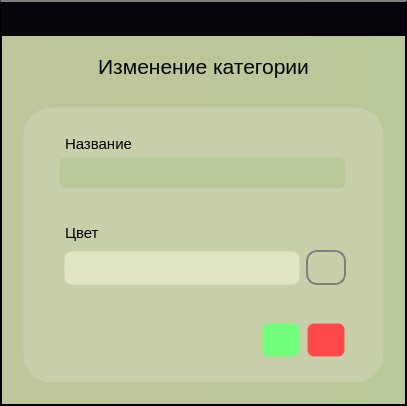
<?xml version="1.0" encoding="UTF-8"?>
<ui version="4.0">
 <class>Dialog</class>
 <widget class="QDialog" name="Dialog">
  <property name="geometry">
   <rect>
    <x>0</x>
    <y>0</y>
    <width>407</width>
    <height>406</height>
   </rect>
  </property>
  <property name="windowTitle">
   <string>Редактирование</string>
  </property>
  <property name="styleSheet">
   <string notr="true">QDialog{
border:2px solid gray;
}
*{
background-color:qlineargradient(spread:pad, x1:0, y1:0, x2:1, y2:0, stop:0 rgba(191, 198, 155, 255), stop:1 rgba(186, 201, 153, 255));
}
QTabWidget::pane {
 border: 0;
 }

QPushButton{
background-color:white;
color:black;
height:30px;
}
QTableWidget{
background-color:#071e26;
}
QTextBrowser{
background-color:#071e26;
}
Qlabel{
}
QScrollBar:vertical {
            border: 1px solid rgb(200, 208, 171);
			border-radius: 5px;
            background-color:#C8D0AB;
            width:18px;    
            margin: 0px px 3px 0px;
        }
        QScrollBar::handle:vertical {         
            min-height: 0px;
            border-top: 2px solid black;
		border-bottom: 2px solid black;
            border-radius: 4px;
            background-color: rgb(186, 201, 153);
			margin-top:-1px;
        }
QScrollBar::handle:vertical:hover {         
           background-color: #E1E5C3;
        }
QScrollBar::handle:vertical:pressed {         
           background-color:#FBFFD8;
        }

        QScrollBar::add-line:vertical {       
            height: 0px;
            subcontrol-position: bottom;
            subcontrol-origin: margin;
        }
        QScrollBar::sub-line:vertical {
            height: 0px;
            subcontrol-position: top;
            subcontrol-origin: margin;
        }

#centralwidget{
	background-color: black;
}
QPushButton{
background-color: white;
border-radius: 20px;
}
QTableWidget{
background-color:black;
}

MainWindow{
	border-radius: 10px;
}</string>
  </property>
  <layout class="QGridLayout" name="gridLayout">
   <property name="leftMargin">
    <number>0</number>
   </property>
   <property name="topMargin">
    <number>0</number>
   </property>
   <property name="rightMargin">
    <number>0</number>
   </property>
   <property name="bottomMargin">
    <number>0</number>
   </property>
   <property name="spacing">
    <number>0</number>
   </property>
   <item row="0" column="0">
    <widget class="QFrame" name="centralwidget">
     <property name="styleSheet">
      <string notr="true">#centralwidget{
border-top:2px solid gray;
}</string>
     </property>
     <property name="frameShape">
      <enum>QFrame::StyledPanel</enum>
     </property>
     <property name="frameShadow">
      <enum>QFrame::Raised</enum>
     </property>
     <layout class="QVBoxLayout" name="verticalLayout">
      <property name="spacing">
       <number>0</number>
      </property>
      <property name="leftMargin">
       <number>0</number>
      </property>
      <property name="topMargin">
       <number>0</number>
      </property>
      <property name="rightMargin">
       <number>0</number>
      </property>
      <property name="bottomMargin">
       <number>0</number>
      </property>
      <item>
       <widget class="QFrame" name="header_frame">
        <property name="minimumSize">
         <size>
          <width>0</width>
          <height>31</height>
         </size>
        </property>
        <property name="maximumSize">
         <size>
          <width>16777215</width>
          <height>33</height>
         </size>
        </property>
        <property name="styleSheet">
         <string notr="true">background-color: rgb(9, 5, 13);</string>
        </property>
        <property name="frameShape">
         <enum>QFrame::StyledPanel</enum>
        </property>
        <property name="frameShadow">
         <enum>QFrame::Raised</enum>
        </property>
        <layout class="QHBoxLayout" name="horizontalLayout_7">
         <property name="spacing">
          <number>0</number>
         </property>
         <property name="leftMargin">
          <number>0</number>
         </property>
         <property name="topMargin">
          <number>0</number>
         </property>
         <property name="rightMargin">
          <number>0</number>
         </property>
         <property name="bottomMargin">
          <number>0</number>
         </property>
         <item alignment="Qt::AlignRight|Qt::AlignTop">
          <widget class="QFrame" name="frame_11">
           <property name="minimumSize">
            <size>
             <width>95</width>
             <height>29</height>
            </size>
           </property>
           <property name="styleSheet">
            <string notr="true"/>
           </property>
           <property name="frameShape">
            <enum>QFrame::StyledPanel</enum>
           </property>
           <property name="frameShadow">
            <enum>QFrame::Raised</enum>
           </property>
           <layout class="QHBoxLayout" name="horizontalLayout_8">
            <property name="spacing">
             <number>0</number>
            </property>
            <property name="leftMargin">
             <number>0</number>
            </property>
            <property name="topMargin">
             <number>0</number>
            </property>
            <property name="rightMargin">
             <number>0</number>
            </property>
            <property name="bottomMargin">
             <number>0</number>
            </property>
            <item alignment="Qt::AlignRight">
             <widget class="QPushButton" name="close_window_button">
              <property name="minimumSize">
               <size>
                <width>49</width>
                <height>0</height>
               </size>
              </property>
              <property name="maximumSize">
               <size>
                <width>16777215</width>
                <height>33</height>
               </size>
              </property>
              <property name="styleSheet">
               <string notr="true">#close_window_button:hover {
   background: red;
   border: 2px solid #d0d0d0;
	border-radius: 4px
}</string>
              </property>
              <property name="text">
               <string/>
              </property>
              <property name="icon">
               <iconset resource="icons/icons.qrc">
                <normaloff>:/icons/icons_images/bar_x.svg</normaloff>:/icons/icons_images/bar_x.svg</iconset>
              </property>
             </widget>
            </item>
           </layout>
          </widget>
         </item>
        </layout>
       </widget>
      </item>
      <item>
       <widget class="QFrame" name="frame_51">
        <property name="frameShape">
         <enum>QFrame::StyledPanel</enum>
        </property>
        <property name="frameShadow">
         <enum>QFrame::Raised</enum>
        </property>
        <layout class="QGridLayout" name="gridLayout_2">
         <property name="leftMargin">
          <number>20</number>
         </property>
         <property name="topMargin">
          <number>10</number>
         </property>
         <property name="rightMargin">
          <number>20</number>
         </property>
         <property name="bottomMargin">
          <number>20</number>
         </property>
         <property name="spacing">
          <number>20</number>
         </property>
         <item row="1" column="0">
          <widget class="QFrame" name="frame_39">
           <property name="sizePolicy">
            <sizepolicy hsizetype="Expanding" vsizetype="Preferred">
             <horstretch>0</horstretch>
             <verstretch>0</verstretch>
            </sizepolicy>
           </property>
           <property name="minimumSize">
            <size>
             <width>0</width>
             <height>0</height>
            </size>
           </property>
           <property name="font">
            <font>
             <family>a_FuturaRoundTitulSh</family>
             <pointsize>10</pointsize>
             <weight>75</weight>
             <bold>true</bold>
            </font>
           </property>
           <property name="styleSheet">
            <string notr="true">*{
background-color:#C8D0AB;
border: 3px solid transparent;
border-radius:30px;
}
QLineEdit{
background-color:rgb(186, 201, 153);
min-height:28px;
border-radius:8px;
selection-color: black; 
selection-background-color: rgb(225, 229, 195);
}
QLineEdit:disabled{
background-color:rgb(188, 198, 161);
}

QTextBrowser{
background-color:rgb(186, 201, 153);
min-height:28px;
border-radius:8px;
selection-color: black; 
selection-background-color: rgb(225, 229, 195);
}


#label_text_error{
border: 0px solid transparent;
border-radius:0px;
color:red;
min-height:15px;
max-height:20px;
margin-left:5px;
}
#label_price_error{
border: 0px solid transparent;
border-radius:0px;
color:red;
min-height:15px;
max-height:20px;
margin-left:5px;
}
#label_8{
border: 0px solid transparent;
border-radius:0px;
color:red;
min-height:15px;
max-height:20px;
margin-left:5px;
}</string>
           </property>
           <property name="frameShape">
            <enum>QFrame::StyledPanel</enum>
           </property>
           <property name="frameShadow">
            <enum>QFrame::Raised</enum>
           </property>
           <layout class="QVBoxLayout" name="verticalLayout_14">
            <property name="spacing">
             <number>10</number>
            </property>
            <property name="leftMargin">
             <number>30</number>
            </property>
            <property name="topMargin">
             <number>20</number>
            </property>
            <property name="rightMargin">
             <number>30</number>
            </property>
            <property name="bottomMargin">
             <number>20</number>
            </property>
            <item>
             <widget class="QFrame" name="frame_6">
              <property name="frameShape">
               <enum>QFrame::StyledPanel</enum>
              </property>
              <property name="frameShadow">
               <enum>QFrame::Raised</enum>
              </property>
              <layout class="QVBoxLayout" name="verticalLayout_3">
               <property name="spacing">
                <number>0</number>
               </property>
               <property name="leftMargin">
                <number>0</number>
               </property>
               <property name="topMargin">
                <number>0</number>
               </property>
               <property name="rightMargin">
                <number>2</number>
               </property>
               <property name="bottomMargin">
                <number>0</number>
               </property>
               <item>
                <widget class="QLabel" name="label_2">
                 <property name="font">
                  <font>
                   <pointsize>11</pointsize>
                  </font>
                 </property>
                 <property name="text">
                  <string>Название</string>
                 </property>
                 <property name="alignment">
                  <set>Qt::AlignLeading|Qt::AlignLeft|Qt::AlignVCenter</set>
                 </property>
                 <property name="wordWrap">
                  <bool>false</bool>
                 </property>
                 <property name="margin">
                  <number>0</number>
                 </property>
                 <property name="indent">
                  <number>-1</number>
                 </property>
                </widget>
               </item>
               <item>
                <widget class="QLineEdit" name="lineEdit">
                 <property name="enabled">
                  <bool>true</bool>
                 </property>
                 <property name="font">
                  <font>
                   <pointsize>11</pointsize>
                  </font>
                 </property>
                 <property name="styleSheet">
                  <string notr="true">font: rgb(175, 175, 175)</string>
                 </property>
                </widget>
               </item>
               <item>
                <widget class="QLabel" name="label_text_error">
                 <property name="minimumSize">
                  <size>
                   <width>0</width>
                   <height>15</height>
                  </size>
                 </property>
                 <property name="maximumSize">
                  <size>
                   <width>16777215</width>
                   <height>20</height>
                  </size>
                 </property>
                 <property name="font">
                  <font>
                   <pointsize>9</pointsize>
                  </font>
                 </property>
                 <property name="text">
                  <string/>
                 </property>
                 <property name="alignment">
                  <set>Qt::AlignLeading|Qt::AlignLeft|Qt::AlignTop</set>
                 </property>
                </widget>
               </item>
              </layout>
             </widget>
            </item>
            <item>
             <widget class="QFrame" name="frame_2">
              <property name="frameShape">
               <enum>QFrame::StyledPanel</enum>
              </property>
              <property name="frameShadow">
               <enum>QFrame::Raised</enum>
              </property>
              <layout class="QVBoxLayout" name="verticalLayout_5">
               <property name="spacing">
                <number>0</number>
               </property>
               <property name="leftMargin">
                <number>0</number>
               </property>
               <property name="topMargin">
                <number>0</number>
               </property>
               <property name="rightMargin">
                <number>0</number>
               </property>
               <property name="bottomMargin">
                <number>0</number>
               </property>
               <item>
                <widget class="QLabel" name="label_9">
                 <property name="font">
                  <font>
                   <pointsize>11</pointsize>
                   <underline>false</underline>
                  </font>
                 </property>
                 <property name="text">
                  <string>Цвет</string>
                 </property>
                 <property name="alignment">
                  <set>Qt::AlignLeading|Qt::AlignLeft|Qt::AlignVCenter</set>
                 </property>
                 <property name="wordWrap">
                  <bool>false</bool>
                 </property>
                 <property name="margin">
                  <number>0</number>
                 </property>
                 <property name="indent">
                  <number>-1</number>
                 </property>
                </widget>
               </item>
               <item>
                <widget class="QFrame" name="frame_52">
                 <property name="styleSheet">
                  <string notr="true">background-color:#C8D0AB;
border: 3px solid transparent;
border-radius:30px;</string>
                 </property>
                 <property name="frameShape">
                  <enum>QFrame::StyledPanel</enum>
                 </property>
                 <property name="frameShadow">
                  <enum>QFrame::Raised</enum>
                 </property>
                 <layout class="QHBoxLayout" name="horizontalLayout_26">
                  <property name="spacing">
                   <number>3</number>
                  </property>
                  <property name="leftMargin">
                   <number>0</number>
                  </property>
                  <property name="topMargin">
                   <number>0</number>
                  </property>
                  <property name="rightMargin">
                   <number>0</number>
                  </property>
                  <property name="bottomMargin">
                   <number>0</number>
                  </property>
                  <item>
                   <widget class="QFrame" name="frame_54">
                    <property name="frameShape">
                     <enum>QFrame::StyledPanel</enum>
                    </property>
                    <property name="frameShadow">
                     <enum>QFrame::Raised</enum>
                    </property>
                    <layout class="QVBoxLayout" name="verticalLayout_22">
                     <property name="spacing">
                      <number>0</number>
                     </property>
                     <property name="leftMargin">
                      <number>0</number>
                     </property>
                     <property name="topMargin">
                      <number>0</number>
                     </property>
                     <property name="rightMargin">
                      <number>0</number>
                     </property>
                     <property name="bottomMargin">
                      <number>0</number>
                     </property>
                     <item>
                      <widget class="QComboBox" name="comboBox">
                       <property name="enabled">
                        <bool>true</bool>
                       </property>
                       <property name="sizePolicy">
                        <sizepolicy hsizetype="Expanding" vsizetype="Fixed">
                         <horstretch>0</horstretch>
                         <verstretch>0</verstretch>
                        </sizepolicy>
                       </property>
                       <property name="minimumSize">
                        <size>
                         <width>0</width>
                         <height>34</height>
                        </size>
                       </property>
                       <property name="font">
                        <font>
                         <family>57</family>
                         <pointsize>11</pointsize>
                         <weight>50</weight>
                         <italic>false</italic>
                         <bold>false</bold>
                        </font>
                       </property>
                       <property name="focusPolicy">
                        <enum>Qt::NoFocus</enum>
                       </property>
                       <property name="styleSheet">
                        <string notr="true">/*стиль комбобокса*/
QComboBox{
border:1px solid transparent;
border-radius: 8px;
padding-left:10px;
background-color: #E1E5C3;
spacing:15px;
}
/*стиль комбобокса при наводке*/
QComboBox:hover{
background-color:#FBFFD8;
}

/*кнопка стрелки*/
QComboBox::drop-down{
border-radius: 0px;
border:0px;
}
/*стиль стрелочки*/
QComboBox::down-arrow{
image: url(:/icons/icons_images/arrow-down.svg);
width:18px;
height:18px;
margin-right:16px;
}



/*стиль выпадающий список*/
QListView{
border-radius: 0px;
background-color:transparent;
qproperty-fucusPolicy: 'NoFocus';
}

QComboBox QAbstractItemView
{
  selection-color: black;
border-radius: 8px;
  selection-background-color: #FBFFD8;
outline: 0px;
}

QComboBox:disabled{
background-color:rgb(188, 198, 161);
}


</string>
                       </property>
                       <property name="editable">
                        <bool>false</bool>
                       </property>
                      </widget>
                     </item>
                    </layout>
                   </widget>
                  </item>
                  <item>
                   <widget class="QFrame" name="frame">
                    <property name="sizePolicy">
                     <sizepolicy hsizetype="Preferred" vsizetype="Preferred">
                      <horstretch>0</horstretch>
                      <verstretch>0</verstretch>
                     </sizepolicy>
                    </property>
                    <property name="minimumSize">
                     <size>
                      <width>40</width>
                      <height>35</height>
                     </size>
                    </property>
                    <property name="maximumSize">
                     <size>
                      <width>40</width>
                      <height>35</height>
                     </size>
                    </property>
                    <property name="styleSheet">
                     <string notr="true">background-color:transparent;
border: 2px solid gray;
border-radius:11px;</string>
                    </property>
                    <property name="frameShape">
                     <enum>QFrame::StyledPanel</enum>
                    </property>
                    <property name="frameShadow">
                     <enum>QFrame::Raised</enum>
                    </property>
                   </widget>
                  </item>
                 </layout>
                </widget>
               </item>
              </layout>
             </widget>
            </item>
            <item alignment="Qt::AlignRight|Qt::AlignBottom">
             <widget class="QFrame" name="frame_4">
              <property name="minimumSize">
               <size>
                <width>0</width>
                <height>0</height>
               </size>
              </property>
              <property name="styleSheet">
               <string notr="true">*{
background-color:transparent;
border: 3px solid transparent;
}
QPushButton {
border-radius:8px;
}

</string>
              </property>
              <property name="frameShape">
               <enum>QFrame::StyledPanel</enum>
              </property>
              <property name="frameShadow">
               <enum>QFrame::Raised</enum>
              </property>
              <layout class="QHBoxLayout" name="horizontalLayout">
               <property name="spacing">
                <number>5</number>
               </property>
               <property name="leftMargin">
                <number>0</number>
               </property>
               <property name="topMargin">
                <number>0</number>
               </property>
               <property name="rightMargin">
                <number>3</number>
               </property>
               <property name="bottomMargin">
                <number>0</number>
               </property>
               <item>
                <widget class="QPushButton" name="pushButton_11">
                 <property name="enabled">
                  <bool>true</bool>
                 </property>
                 <property name="minimumSize">
                  <size>
                   <width>40</width>
                   <height>35</height>
                  </size>
                 </property>
                 <property name="maximumSize">
                  <size>
                   <width>40</width>
                   <height>16777215</height>
                  </size>
                 </property>
                 <property name="font">
                  <font>
                   <pointsize>11</pointsize>
                  </font>
                 </property>
                 <property name="styleSheet">
                  <string notr="true">QPushButton:enabled{
background-color:rgb(114, 255, 123);
}
QPushButton:disabled{
background-color:rgb(188, 198, 161);
}
QPushButton:hover{
background-color:rgb(46, 239, 46);
}
QPushButton:pressed{
background-color:rgb(122, 255, 101);
}
</string>
                 </property>
                 <property name="text">
                  <string/>
                 </property>
                 <property name="icon">
                  <iconset resource="icons/icons.qrc">
                   <normaloff>:/icons/icons_images/check-square.svg</normaloff>:/icons/icons_images/check-square.svg</iconset>
                 </property>
                 <property name="iconSize">
                  <size>
                   <width>20</width>
                   <height>20</height>
                  </size>
                 </property>
                </widget>
               </item>
               <item>
                <widget class="QPushButton" name="pushButton_10">
                 <property name="enabled">
                  <bool>true</bool>
                 </property>
                 <property name="minimumSize">
                  <size>
                   <width>40</width>
                   <height>35</height>
                  </size>
                 </property>
                 <property name="maximumSize">
                  <size>
                   <width>40</width>
                   <height>16777215</height>
                  </size>
                 </property>
                 <property name="font">
                  <font>
                   <pointsize>11</pointsize>
                  </font>
                 </property>
                 <property name="styleSheet">
                  <string notr="true">QPushButton:enabled{
background-color:rgb(255, 73, 73);
}
QPushButton:disabled{
background-color:rgb(188, 198, 161);
}
QPushButton:hover{
background-color:rgb(255, 0, 0);
}
QPushButton:pressed{
background-color:rgb(255, 73, 73);
}
</string>
                 </property>
                 <property name="text">
                  <string/>
                 </property>
                 <property name="icon">
                  <iconset resource="icons/icons.qrc">
                   <normaloff>:/icons/icons_images/x-square.svg</normaloff>:/icons/icons_images/x-square.svg</iconset>
                 </property>
                 <property name="iconSize">
                  <size>
                   <width>20</width>
                   <height>20</height>
                  </size>
                 </property>
                </widget>
               </item>
              </layout>
             </widget>
            </item>
           </layout>
          </widget>
         </item>
         <item row="0" column="0">
          <widget class="QLabel" name="label">
           <property name="minimumSize">
            <size>
             <width>0</width>
             <height>40</height>
            </size>
           </property>
           <property name="maximumSize">
            <size>
             <width>16777215</width>
             <height>40</height>
            </size>
           </property>
           <property name="font">
            <font>
             <pointsize>16</pointsize>
            </font>
           </property>
           <property name="styleSheet">
            <string notr="true">background-color:transparent;</string>
           </property>
           <property name="text">
            <string>Изменение категории</string>
           </property>
           <property name="alignment">
            <set>Qt::AlignCenter</set>
           </property>
          </widget>
         </item>
        </layout>
       </widget>
      </item>
     </layout>
    </widget>
   </item>
  </layout>
 </widget>
 <resources>
  <include location="icons/icons.qrc"/>
 </resources>
 <connections/>
</ui>
